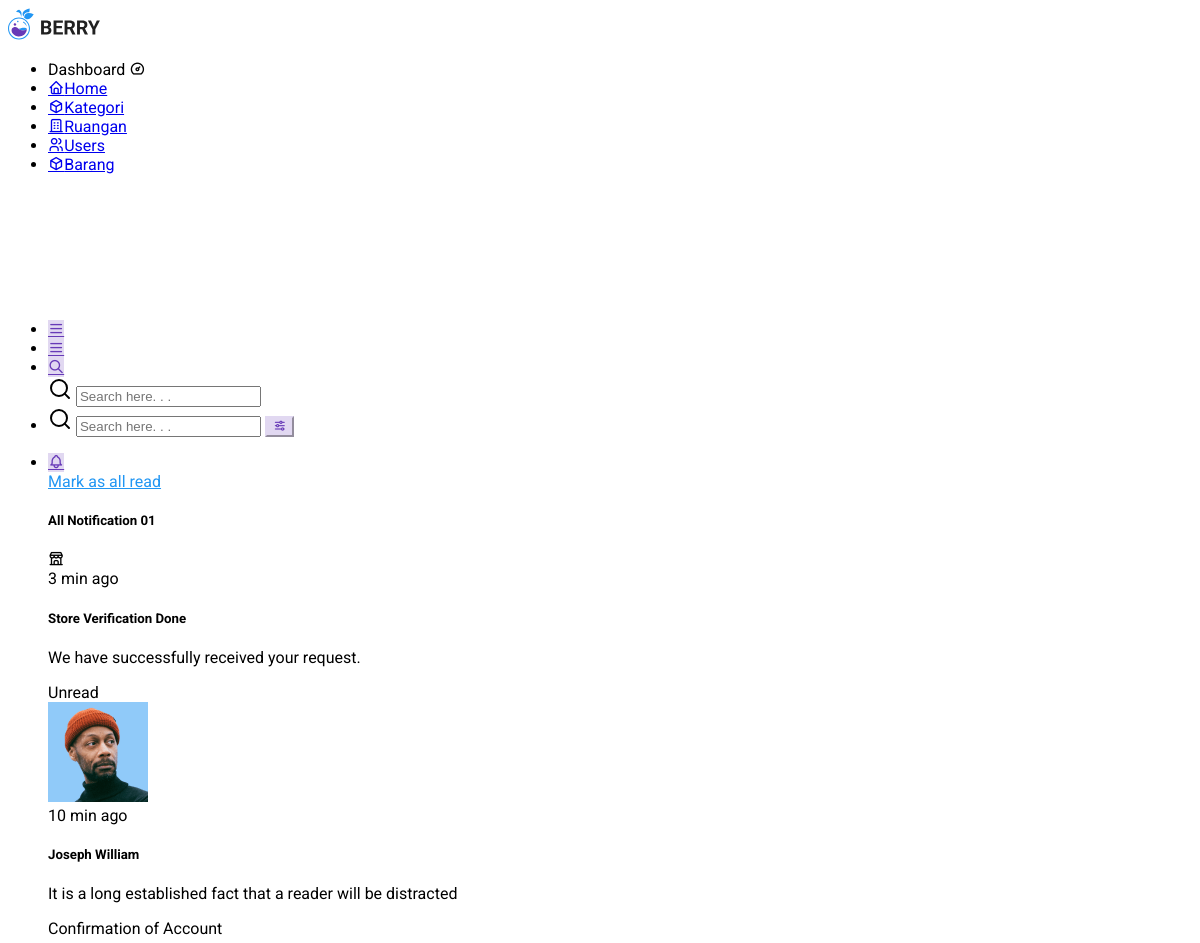
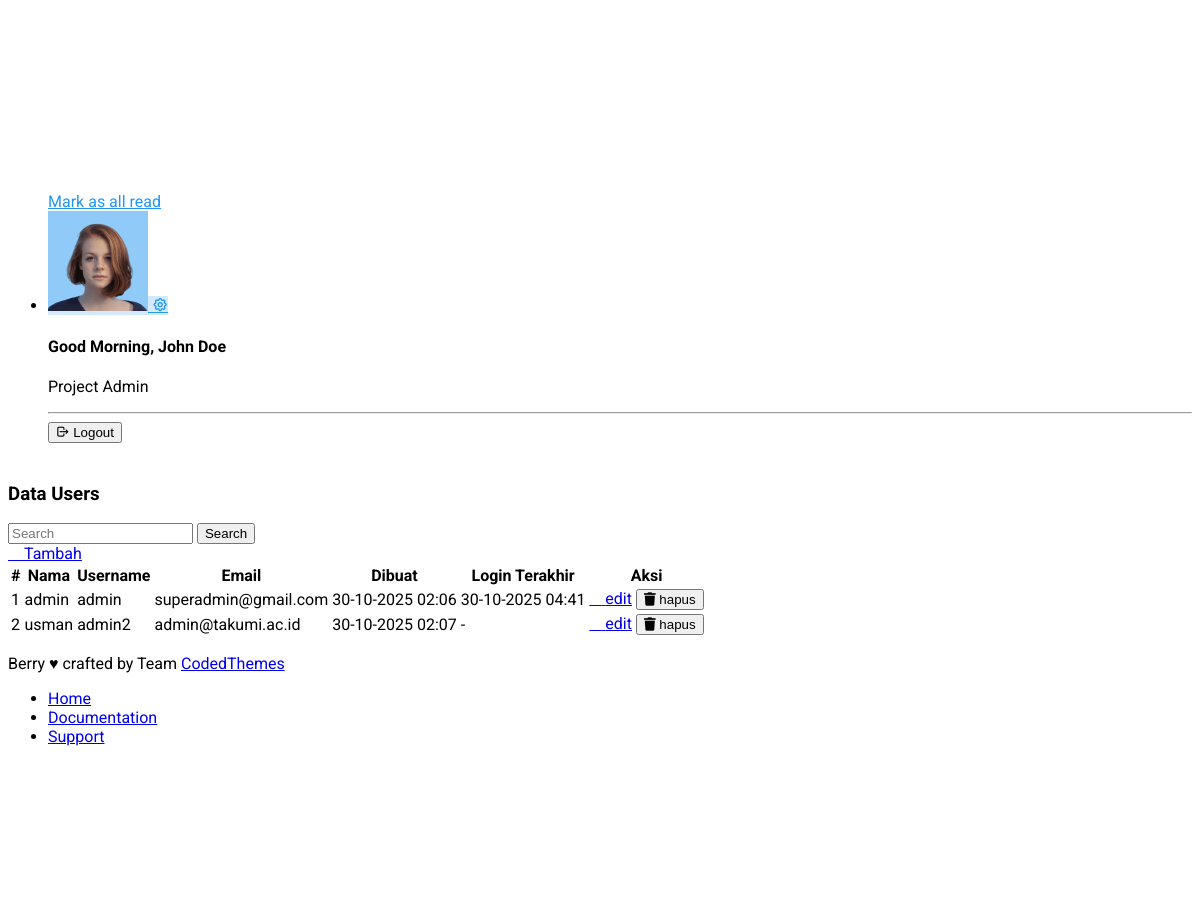
Screenshot of /app?page=users (signed in) with the database file from the repository (2 pictures, top to bottom).
### tables this page shows
CREATE TABLE `users` (
  `id` int(11) NOT NULL,
  `name` varchar(25) NOT NULL,
  `username` varchar(25) NOT NULL,
  `password` varchar(250) NOT NULL,
  `email` varchar(25) NOT NULL,
  `created_at` timestamp NOT NULL DEFAULT current_timestamp(),
  `updated_at` timestamp NOT NULL DEFAULT current_timestamp(),
  `logged_in_at` timestamp NULL DEFAULT NULL
);

### features/users/index.php (the view, shortened to what this page needs)
<?php
$keyword = $_POST['keyword'] ?? '';
if (isset($_POST['cari'])) {
    $safeKeyword = mysqli_real_escape_string($conn, $keyword);
    $query = "SELECT * FROM `users` WHERE `name` LIKE '%$safeKeyword%' OR `username` LIKE '%$safeKeyword%' OR `email` LIKE '%$safeKeyword%'";
    $result = mysqli_query($conn, $query);
    $users = $result ? mysqli_fetch_all($result, MYSQLI_ASSOC) : [];
} else {
    $data = mysqli_query($conn, "SELECT * FROM users");
    $users = $data ? mysqli_fetch_all($data, MYSQLI_ASSOC) : [];
}
?>
<div class="container mt-4">
    <div class="card">
        <div class="card-header">
            <h3>Data Users</h3>
            <div class="row">
                <div class="col-md-6">
                    <form class="d-flex" action="" method="post">
                        <input class="form-control me-2" type="search" value="<?= htmlspecialchars($keyword, ENT_QUOTES) ?>" name="keyword" placeholder="Search" aria-label="Search">
                        <button class="btn btn-outline-success" type="submit" name="cari">Search</button>
                    </form>
                </div>
                <div class="col-md-6">
                    <div class="text-end">
                        <a href="app?page=users&view=add" class="btn btn-primary btn-sm"> <i class="fa-solid fa-plus"></i> Tambah</a>
                    </div>
                </div>
            </div>
        </div>
        <div class="card-body">
            <div class="container">
                <?php if ($users) : ?>
                    <div class="table-responsive">
                        <table class="table">
                            <thead>
                                <tr>
                                    <th>#</th>
                                    <th>Nama</th>
                                    <th>Username</th>
                                    <th>Email</th>
                                    <th>Dibuat</th>
                                    <th>Login Terakhir</th>
                                    <th>Aksi</th>
                                </tr>
                            </thead>
                            <tbody>
                                <?php foreach ($users as $no => $user): ?>
                                    <tr>
                                        <td><?= $no + 1 ?></td>
                                        <td><?= htmlspecialchars($user['name']) ?></td>
                                        <td><?= htmlspecialchars($user['username']) ?></td>
                                        <td><?= htmlspecialchars($user['email']) ?></td>
                                        <td><?= $user['created_at'] ? date('d-m-Y H:i', strtotime($user['created_at'])) : '-' ?></td>
                                        <td><?= $user['logged_in_at'] ? date('d-m-Y H:i', strtotime($user['logged_in_at'])) : '-' ?></td>
                                        <td>
                                            <a href="./index.php?page=users&view=edit&id=<?= $user['id'] ?>" class="btn btn-warning btn-sm"> <i class="fa-solid fa-pen"></i> edit</a>
                                            <form action="" method="post" style="display: inline;" onsubmit="return confirm('anda akan menghapus data user?')">
                                                <button class="btn btn-danger btn-sm" type="submit" name="delete"> <i class="fas fa-trash"></i> hapus</button>
                                            </form>
                                        </td>
                                    </tr>
                                <?php endforeach; ?>
                            </tbody>
                        </table>
                    </div>
                <?php endif ?>
            </div>
        </div>
    </div>
</div>

### rows the page displays
users: name "admin", username "admin", email "superadmin@gmail.com", created_at "30-10-2025 02:06", logged_in_at "30-10-2025 04:41"
users: name "usman", username "admin2", email "admin@takumi.ac.id", created_at "30-10-2025 02:07"
